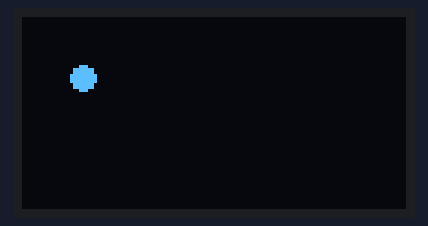
Bench run of a sketch on a simulated Arduino Uno, built with avr-gcc and run on an emulated ATmega328P. Shown: 128×64 one-colour display.

Above: at 0.1 s.
At 5.1 s:
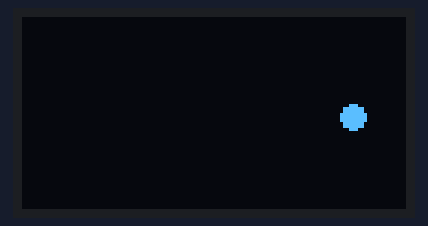
At 9.97 s:
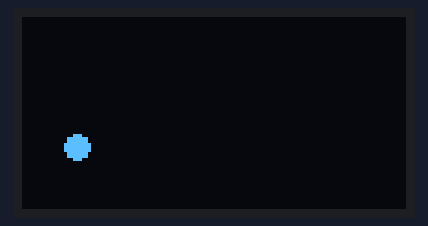
At 19.73 s:
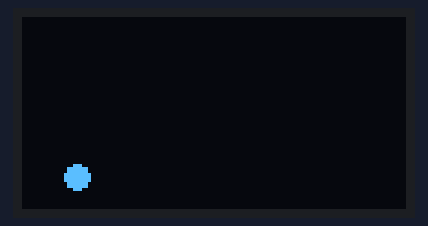
At 29.48 s:
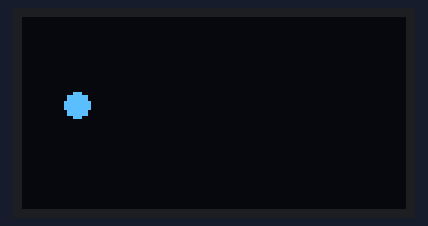
At 39.56 s:
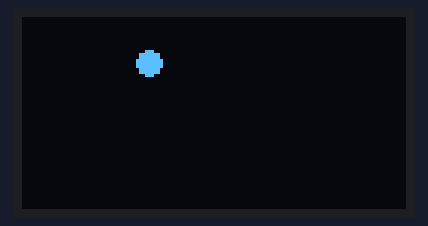

The sketch:

ball_bouncing.ino
```cpp
#include <Wire.h>
#include <Adafruit_GFX.h>
#include <Adafruit_SSD1306.h>

#define SCREEN_WIDTH 128
#define SCREEN_HEIGHT 64
#define OLED_RESET -1

Adafruit_SSD1306 display(
  SCREEN_WIDTH,
  SCREEN_HEIGHT,
  &Wire,
  OLED_RESET
);

// defind ball
struct Ball {
  int x;
  int y;
  int radius;
  int speedX;
  int speedY;
};

// Create the ball object and set its starting values
Ball ball = {20, 20, 4, 2, 1};

void setup() {
  // Start the OLED
  if (!display.begin(
        SSD1306_SWITCHCAPVCC, 0x3C)) {
    while (true) {
      delay(10);
    }
  }

  display.clearDisplay();

  // init the ball
  display.drawCircle(ball.x, ball.y, ball.radius, SSD1306_WHITE);
  display.fillCircle(ball.x, ball.y, ball.radius, SSD1306_WHITE);

  // display
  display.display();

}


void loop() {
  // The face stays on the screen
  display.clearDisplay();
    // init the ball
  display.drawCircle(ball.x, ball.y, ball.radius, SSD1306_WHITE);
  display.fillCircle(ball.x, ball.y, ball.radius, SSD1306_WHITE);

  // limit the ball position
  if (ball.x + ball.radius >= SCREEN_WIDTH or ball.x - ball.radius <= 0)
  {
    ball.speedX = ball.speedX * -1;
  };

  if (ball.y + ball.radius >= SCREEN_HEIGHT or ball.y - ball.radius <= 0)
  {
    ball.speedY = ball.speedY * -1;
  };

  ball.x += ball.speedX;
  ball.y += ball.speedY;
  display.display();
}
```
